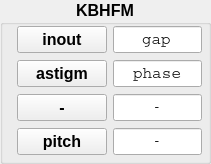
                 <widget class="QGroupBox" name="groupBox_KBHFM">
                  <property name="font">
                   <font>
                    <pointsize>12</pointsize>
                    <weight>75</weight>
                    <bold>true</bold>
                    <kerning>true</kerning>
                   </font>
                  </property>
                  <property name="title">
                   <string>KBHFM</string>
                  </property>
                  <property name="alignment">
                   <set>Qt::AlignHCenter|Qt::AlignTop</set>
                  </property>
                  <widget class="QLineEdit" name="lineEdit_KBH_X">
                   <property name="geometry">
                    <rect>
                     <x>113</x>
                     <y>26</y>
                     <width>89</width>
                     <height>27</height>
                    </rect>
                   </property>
                   <property name="sizePolicy">
                    <sizepolicy hsizetype="Fixed" vsizetype="Fixed">
                     <horstretch>0</horstretch>
                     <verstretch>0</verstretch>
                    </sizepolicy>
                   </property>
                   <property name="font">
                    <font>
                     <family>Courier</family>
                     <pointsize>12</pointsize>
                     <weight>50</weight>
                     <bold>false</bold>
                    </font>
                   </property>
                   <property name="statusTip">
                    <string>optic 1</string>
                   </property>
                   <property name="whatsThis">
                    <string>first optic title</string>
                   </property>
                   <property name="text">
                    <string>gap</string>
                   </property>
                   <property name="alignment">
                    <set>Qt::AlignCenter</set>
                   </property>
                  </widget>
                  <widget class="QPushButton" name="pushButton_KBH_X">
                   <property name="geometry">
                    <rect>
                     <x>17</x>
                     <y>26</y>
                     <width>90</width>
                     <height>27</height>
                    </rect>
                   </property>
                   <property name="sizePolicy">
                    <sizepolicy hsizetype="Fixed" vsizetype="Fixed">
                     <horstretch>0</horstretch>
                     <verstretch>0</verstretch>
                    </sizepolicy>
                   </property>
                   <property name="font">
                    <font>
                     <weight>75</weight>
                     <bold>true</bold>
                    </font>
                   </property>
                   <property name="text">
                    <string>inout</string>
                   </property>
                  </widget>
                  <widget class="QLineEdit" name="lineEdit_KBH_Z">
                   <property name="geometry">
                    <rect>
                     <x>113</x>
                     <y>60</y>
                     <width>89</width>
                     <height>27</height>
                    </rect>
                   </property>
                   <property name="sizePolicy">
                    <sizepolicy hsizetype="Fixed" vsizetype="Fixed">
                     <horstretch>0</horstretch>
                     <verstretch>0</verstretch>
                    </sizepolicy>
                   </property>
                   <property name="font">
                    <font>
                     <family>Courier</family>
                     <pointsize>12</pointsize>
                     <weight>50</weight>
                     <bold>false</bold>
                    </font>
                   </property>
                   <property name="statusTip">
                    <string>optic 1</string>
                   </property>
                   <property name="whatsThis">
                    <string>first optic title</string>
                   </property>
                   <property name="text">
                    <string>phase</string>
                   </property>
                   <property name="alignment">
                    <set>Qt::AlignCenter</set>
                   </property>
                  </widget>
                  <widget class="QLineEdit" name="lineEdit_M3_Rz_3">
                   <property name="enabled">
                    <bool>true</bool>
                   </property>
                   <property name="geometry">
                    <rect>
                     <x>113</x>
                     <y>94</y>
                     <width>89</width>
                     <height>27</height>
                    </rect>
                   </property>
                   <property name="sizePolicy">
                    <sizepolicy hsizetype="Fixed" vsizetype="Fixed">
                     <horstretch>0</horstretch>
                     <verstretch>0</verstretch>
                    </sizepolicy>
                   </property>
                   <property name="font">
                    <font>
                     <family>Courier</family>
                     <pointsize>12</pointsize>
                     <weight>50</weight>
                     <bold>false</bold>
                    </font>
                   </property>
                   <property name="statusTip">
                    <string>optic 1</string>
                   </property>
                   <property name="whatsThis">
                    <string>first optic title</string>
                   </property>
                   <property name="text">
                    <string>-</string>
                   </property>
                   <property name="frame">
                    <bool>true</bool>
                   </property>
                   <property name="alignment">
                    <set>Qt::AlignCenter</set>
                   </property>
                   <property name="clearButtonEnabled" stdset="0">
                    <bool>false</bool>
                   </property>
                  </widget>
                  <widget class="QPushButton" name="pushButton_KBH_Z">
                   <property name="geometry">
                    <rect>
                     <x>17</x>
                     <y>60</y>
                     <width>90</width>
                     <height>27</height>
                    </rect>
                   </property>
                   <property name="sizePolicy">
                    <sizepolicy hsizetype="Fixed" vsizetype="Fixed">
                     <horstretch>0</horstretch>
                     <verstretch>0</verstretch>
                    </sizepolicy>
                   </property>
                   <property name="font">
                    <font>
                     <weight>75</weight>
                     <bold>true</bold>
                    </font>
                   </property>
                   <property name="text">
                    <string>astigm</string>
                   </property>
                  </widget>
                  <widget class="QPushButton" name="pushButton_M3_Rz_3">
                   <property name="geometry">
                    <rect>
                     <x>17</x>
                     <y>94</y>
                     <width>90</width>
                     <height>27</height>
                    </rect>
                   </property>
                   <property name="sizePolicy">
                    <sizepolicy hsizetype="Fixed" vsizetype="Fixed">
                     <horstretch>0</horstretch>
                     <verstretch>0</verstretch>
                    </sizepolicy>
                   </property>
                   <property name="font">
                    <font>
                     <weight>75</weight>
                     <bold>true</bold>
                    </font>
                   </property>
                   <property name="text">
                    <string>-</string>
                   </property>
                  </widget>
                  <widget class="QPushButton" name="pushButton_KBH_Ry">
                   <property name="geometry">
                    <rect>
                     <x>17</x>
                     <y>128</y>
                     <width>90</width>
                     <height>27</height>
                    </rect>
                   </property>
                   <property name="sizePolicy">
                    <sizepolicy hsizetype="Fixed" vsizetype="Fixed">
                     <horstretch>0</horstretch>
                     <verstretch>0</verstretch>
                    </sizepolicy>
                   </property>
                   <property name="font">
                    <font>
                     <weight>75</weight>
                     <bold>true</bold>
                    </font>
                   </property>
                   <property name="text">
                    <string>pitch</string>
                   </property>
                  </widget>
                  <widget class="QLineEdit" name="lineEdit_KBH_Ry">
                   <property name="enabled">
                    <bool>true</bool>
                   </property>
                   <property name="geometry">
                    <rect>
                     <x>113</x>
                     <y>128</y>
                     <width>89</width>
                     <height>27</height>
                    </rect>
                   </property>
                   <property name="sizePolicy">
                    <sizepolicy hsizetype="Fixed" vsizetype="Fixed">
                     <horstretch>0</horstretch>
                     <verstretch>0</verstretch>
                    </sizepolicy>
                   </property>
                   <property name="font">
                    <font>
                     <family>Courier</family>
                     <pointsize>12</pointsize>
                     <weight>50</weight>
                     <bold>false</bold>
                    </font>
                   </property>
                   <property name="statusTip">
                    <string>optic 1</string>
                   </property>
                   <property name="whatsThis">
                    <string>first optic title</string>
                   </property>
                   <property name="text">
                    <string>-</string>
                   </property>
                   <property name="frame">
                    <bool>true</bool>
                   </property>
                   <property name="alignment">
                    <set>Qt::AlignCenter</set>
                   </property>
                  </widget>
                 </widget>
